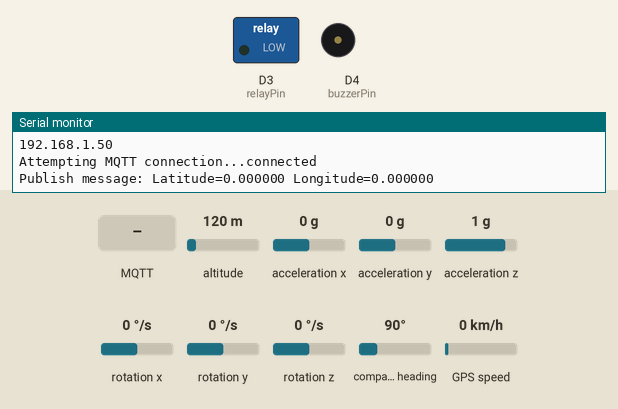
The sketch below on a simulated ESP8266 (NodeMCU). On the bench: switched loads named in the sketch (green lamp = pin HIGH), buzzer (waves = sounding, pin HIGH), the last lines printed to the serial monitor. Wiring (inferred from the names in the program): MPU-6050 motion sensor at I2C address 0x68. The test bench sets the inputs (shaded band); at power-on: acceleration x 0 g, altitude 120 m, acceleration y 0 g, acceleration z 1 g, rotation x 0 °/s, rotation y 0 °/s, rotation z 0 °/s, compass heading 90°, GPS speed 0 km/h. WiFi joins after 1.5 s; servers stay silent unless stated; random numbers use the default seed unless the sketch sets one; the GPS gets a fix after 3 s at 37.7749, -122.4194 with 8 satellites; no MQTT or app messages arrive unless stated.

Above: at 2.7 s.
2.8 s: MQTT message "0" arrives on the first subscribed topic
At 3.6 s:
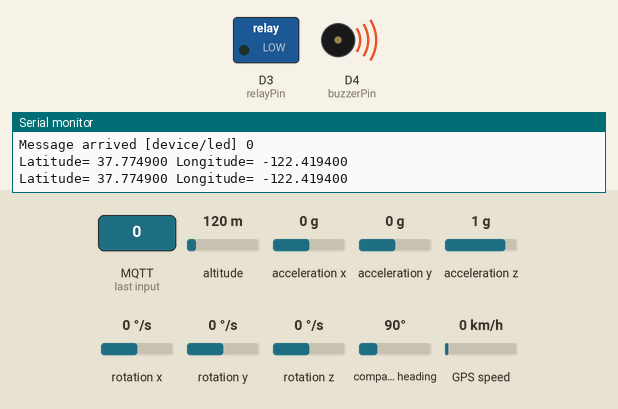
7.0 s: acceleration x set to -1.4 g
At 7.5 s:
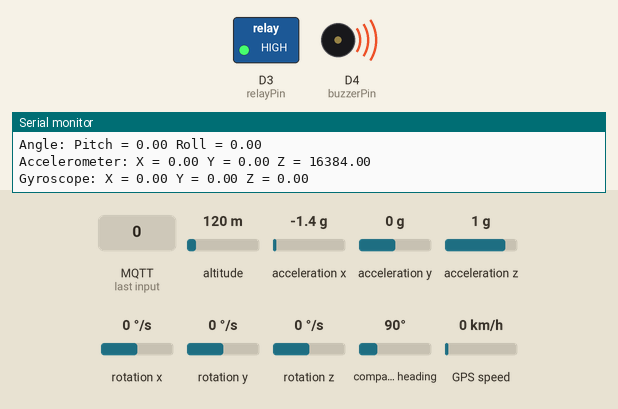
Timing chart, 0 to 10.0 s (numbered marks = the images above; inputs shaded):
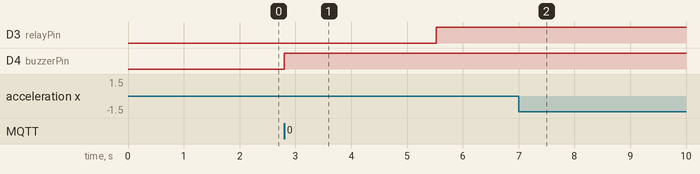

The sketch:

pkm_fix.ino
```cpp
#include <dummy.h>

#include <ESP8266WiFi.h>
#include <PubSubClient.h>
#include <TinyGPS++.h>
#include <SoftwareSerial.h>
#include <Wire.h> //library allows communication with I2C / TWI devices
#include <math.h> //library includes mathematical functions
#include <MPU6050.h>

MPU6050 mpu;

const int MPU=0x68; //I2C address of the MPU-6050
int16_t AcX,AcY,AcZ,Tmp,GyX,GyY,GyZ; //16-bit integers
int AcXcal,AcYcal,AcZcal,GyXcal,GyYcal,GyZcal,tcal; //calibration variables
double t,tx,tf,pitch,roll,ax,ay,az,gx,gy,gz;
const int buzzerPin = D4;
const int relayPin = D3;
const int threshold1 = 60;
const int threshold2 = 1;
bool tilted = false; // Initialize the tilted state as false

const char* ssid = "?";
const char* password = "ferdykurnia";
const char* mqtt_server = "broker.hivemq.com";  // test.mosquitto.org
static const int RXPin = 12, TXPin = 13;
static const uint32_t GPSBaud = 9600;
char locationBuffer[50];

// The TinyGPS++ object
TinyGPSPlus gps;

// The serial connection to the GPS device
SoftwareSerial ss(RXPin, TXPin);

WiFiClient espClient;
PubSubClient client(espClient);
unsigned long lastMsg = 0;
#define MSG_BUFFER_SIZE  (50)
char msg[MSG_BUFFER_SIZE];
int value = 0;

void setup_wifi() {

  delay(10);
  // We start by connecting to a WiFi network
  Serial.println();
  Serial.print("Connecting to ");
  Serial.println(ssid);

  WiFi.mode(WIFI_STA);
  WiFi.begin(ssid, password);

  while (WiFi.status() != WL_CONNECTED) {
    delay(500);
    Serial.print(".");
  }

  randomSeed(micros());

  Serial.println("");
  Serial.println("WiFi connected");
  Serial.println("IP address: ");
  Serial.println(WiFi.localIP());
}

void callback(char* topic, byte* payload, unsigned int length) {
  Serial.print("Message arrived [");
  Serial.print(topic);
  Serial.print("] ");
  for (int i = 0; i < length; i++) {
    Serial.print((char)payload[i]);
  }
  Serial.println();

  // Switch on the LED if an 1 was received as first character
  if ((char)payload[0] == '1') {
    digitalWrite(BUILTIN_LED, LOW);   // Turn the LED on (Note that LOW is the voltage level
    // but actually the LED is on; this is because
    // it is active low on the ESP-01)
  } else {
    digitalWrite(BUILTIN_LED, HIGH);  // Turn the LED off by making the voltage HIGH
  }

}

void reconnect() {
  // Loop until we're reconnected
  while (!client.connected()) {
    Serial.print("Attempting MQTT connection...");
    // Create a random client ID
    String clientId = "ESP8266Client-";
    clientId += String(random(0xffff), HEX);
    // Attempt to connect
    if (client.connect(clientId.c_str())) {
      Serial.println("connected");
      // Once connected, publish an announcement...
      client.publish("device/temp", "MQTT Server is Connected");
      // ... and resubscribe
      client.subscribe("device/led");
    } else {
      Serial.print("failed, rc=");
      Serial.print(client.state());
      Serial.println(" try again in 5 seconds");
      // Wait 5 seconds before retrying
      delay(5000);
    }
  }
}

void setup()
{
    Wire.begin(); //initiate wire library and I2C
    Wire.beginTransmission(MPU); //begin transmission to I2C slave device
    Wire.write(0x6B); // PWR_MGMT_1 register
    Wire.write(0); // set to zero (wakes up the MPU-6050)
    Wire.endTransmission(true); //ends transmission to I2C slave device
    Serial.begin(9600); //serial communication at 9600 bauds
    pinMode(relayPin, OUTPUT);
    pinMode(buzzerPin, OUTPUT);

    digitalWrite(relayPin, LOW);      // Matikan relay secara awal
    digitalWrite(buzzerPin, LOW);     // Matikan buzzer secara awal

    pinMode(BUILTIN_LED, OUTPUT);     // Initialize the BUILTIN_LED pin as an output
    Serial.begin(115200);
    setup_wifi();
    client.setServer(mqtt_server, 1883);
    client.setCallback(callback);
    ss.begin(GPSBaud);
}


//function to convert accelerometer values into pitch and roll
void getAngle(int Ax,int Ay,int Az)
{
    double x = Ax;
    double y = Ay;
    double z = Az;

    pitch = atan(x/sqrt((y*y) + (z*z))); //pitch calculation
    roll = atan(y/sqrt((x*x) + (z*z))); //roll calculation

    //converting radians into degrees
    pitch = pitch * (180.0/3.14);
    roll = roll * (180.0/3.14) ;
}


void loop()
{
// This sketch displays information every time a new sentence is correctly encoded.
  while (ss.available() > 0){
    gps.encode(ss.read());
    if (gps.location.isUpdated()){
      Serial.print("Latitude= ");
      Serial.print(gps.location.lat(), 6);
      Serial.print(" Longitude= ");
      Serial.println(gps.location.lng(), 6);
    }
  }

  if (!client.connected()) {
    reconnect();
  }
  client.loop();

  unsigned long now = millis();
  if (now - lastMsg > 2000) {
    lastMsg = now;

    // Format latitude and longitude into the locationBuffer array
    snprintf(locationBuffer, sizeof(locationBuffer), "Latitude=%.6f Longitude=%.6f", gps.location.lat(), gps.location.lng());

    Serial.print("Publish message: ");
    Serial.println(locationBuffer);

    // Publish the formatted location to MQTT
    client.publish("hapid22", locationBuffer);
  }
  // This sketch displays information every time a new sentence is correctly encoded.
  while (ss.available() > 0){
    gps.encode(ss.read());
    if (gps.location.isUpdated()){
      Serial.print("Latitude= ");
      Serial.print(gps.location.lat(), 6);
      Serial.print(" Longitude= ");
      Serial.println(gps.location.lng(), 6);
    Wire.beginTransmission(MPU); //begin transmission to I2C slave device
    Wire.write(0x3B); // starting with register 0x3B (ACCEL_XOUT_H)
    Wire.endTransmission(false); //restarts transmission to I2C slave device
    Wire.requestFrom(MPU,14,true); //request 14 registers in total

    //Acceleration data correction
//    AcXcal = -950;
//    AcYcal = -300;
//    AcZcal = 0;
//
//    //Temperature correction
//    tcal = -1600;
//
//    //Gyro correction
//    GyXcal = 480;
//    GyYcal = 170;
//    GyZcal = 210;


    //read accelerometer data
    AcX=Wire.read()<<8|Wire.read(); // 0x3B (ACCEL_XOUT_H) 0x3C (ACCEL_XOUT_L)
    AcY=Wire.read()<<8|Wire.read(); // 0x3D (ACCEL_YOUT_H) 0x3E (ACCEL_YOUT_L)
    AcZ=Wire.read()<<8|Wire.read(); // 0x3F (ACCEL_ZOUT_H) 0x40 (ACCEL_ZOUT_L)

    //read temperature data
    Tmp=Wire.read()<<8|Wire.read(); // 0x41 (TEMP_OUT_H) 0x42 (TEMP_OUT_L)

    //read gyroscope data
    GyX=Wire.read()<<8|Wire.read(); // 0x43 (GYRO_XOUT_H) 0x44 (GYRO_XOUT_L)
    GyY=Wire.read()<<8|Wire.read(); // 0x45 (GYRO_YOUT_H) 0x46 (GYRO_YOUT_L)
    GyZ=Wire.read()<<8|Wire.read(); // 0x47 (GYRO_ZOUT_H) 0x48 (GYRO_ZOUT_L)

    //temperature calculation
    tx = Tmp + tcal;
    t = tx/340 + 36.53; //equation for temperature in degrees C from datasheet
    tf = (t * 9/5) + 32; //fahrenheit

    ax = AcX + AcXcal;
    ay = AcY + AcYcal;
    az = AcZ + AcZcal;

    gx = GyX + GyXcal;
    gy = GyY + GyYcal;
    gz = GyZ + GyZcal;

    //get pitch/roll
    getAngle(AcX,AcY,AcZ);
//
//    if (gy > threshold){
//      digitalWrite(relayPin, HIGH);
//
//    // Bunyikan buzzer
//    tone(buzzerPin, 1000, 500);
//    delay(1000); // Tahan 1 detik sebelum memainkan bunyi lagi
//
//      // Matikan relay setelah jangka waktu tertentu
//    digitalWrite(relayPin, LOW);
//    digitalWrite(buzzerPin, LOW);
//
//    }

 getAngle(AcX, AcY, AcZ);

    if (abs(pitch) < threshold1 || abs(roll) < threshold2) {
        digitalWrite(buzzerPin, HIGH); // Turn on the buzzer
        digitalWrite(relayPin, HIGH); // Turn on the buzzer
        tilted = true; // Mark the device as tilted
//        snprintf(locationBuffer, sizeof(locationBuffer), "Latitude=%.6f Longitude=%.6f", gps.location.lat(), gps.location.lng());

    } else {
        digitalWrite(buzzerPin, LOW); // Turn off the buzzer
        digitalWrite(relayPin, LOW); // Turn on the buzzer
        tilted = false; // Mark the device as not tilted

    }

    //printing values to serial port
    Serial.print("Angle: ");
    Serial.print("Pitch = "); Serial.print(pitch);
    Serial.print(" Roll = "); Serial.println(roll);

    Serial.print("Accelerometer: ");
    Serial.print("X = "); Serial.print(ax);
    Serial.print(" Y = "); Serial.print(ay);
    Serial.print(" Z = "); Serial.println(az);

    Serial.print("Gyroscope: ");
    Serial.print("X = "); Serial.print(gx);
    Serial.print(" Y = "); Serial.print(gy);
    Serial.print(" Z = "); Serial.println(gz);

    delay(1000);
}
  }
}
```
